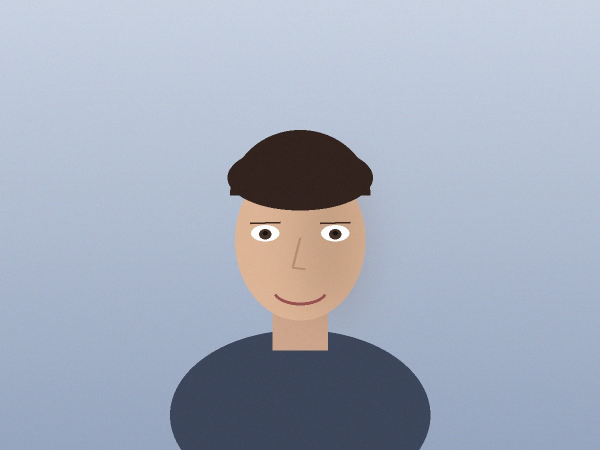
#> input picture data/portrait.jpg, 1200 x 900 px (shown at 1/2 size); its folder holds 4 pictures in this run
$ jupyter execute effects_dev.ipynb
#> lines starting #> are read from the running program, lines starting #| are printed output that depends on the picture
# Effects Dev Notebook

Tuning each of the 5 effects against 4 fixed test images before locking anything
into `src/effects.py`:

- `portrait.jpg` — synthetic face, flat shading, clean edges
- `landscape.jpg` — sunset gradient, layered mountains, water reflection
- `detail.jpg` — brick texture, lots of fine edges
- `face.jpg` — a real photo, to see how each effect behaves on real skin
  texture, lighting and JPEG noise (the synthetic images don't have any noise,
  so this is what actually drives most of the parameter choices below)

Each section below: implement the effect, run a small parameter sweep, look at
the results side by side, and write down why the chosen values won.

[cell 1]
import cv2
import numpy as np
import matplotlib.pyplot as plt
from pathlib import Path

DATA_DIR = Path("../data")

def load(name):
    img = cv2.imread(str(DATA_DIR / name))
    if img is None:
        raise FileNotFoundError(f"Couldn't find {name} in {DATA_DIR} - drop it in there first.")
    return img

def bgr2rgb(img):
    return cv2.cvtColor(img, cv2.COLOR_BGR2RGB)

TEST_IMAGES = ["portrait.jpg", "landscape.jpg", "detail.jpg", "face.jpg"]

def show_row(images, titles, figsize_per=3.2):
    n = len(images)
    fig, axes = plt.subplots(1, n, figsize=(figsize_per * n, figsize_per))
    if n == 1:
        axes = [axes]
    for ax, img, title in zip(axes, images, titles):
        ax.imshow(bgr2rgb(img) if img.ndim == 3 else img, cmap=None if img.ndim == 3 else "gray")
        ax.set_title(title, fontsize=10)
        ax.axis("off")
    plt.tight_layout()
    plt.show()

def show_grid(rows_of_images, row_labels, col_labels, figsize_per=3.0):
    n_rows = len(rows_of_images)
    n_cols = len(rows_of_images[0])
    fig, axes = plt.subplots(n_rows, n_cols, figsize=(figsize_per * n_cols, figsize_per * n_rows))
    if n_rows == 1:
        axes = [axes]
    for r in range(n_rows):
        for c in range(n_cols):
            ax = axes[r][c] if n_rows > 1 else axes[c]
            img = rows_of_images[r][c]
            ax.imshow(bgr2rgb(img) if img.ndim == 3 else img, cmap=None if img.ndim == 3 else "gray")
            if r == 0:
                ax.set_title(col_labels[c], fontsize=10)
            if c == 0:
                ax.set_ylabel(row_labels[r], fontsize=10)
            ax.set_xticks([]); ax.set_yticks([])
    plt.tight_layout()
    plt.show()

[cell 2]
images = {name: load(name) for name in TEST_IMAGES}
#> in load, img is the input picture: shape (900, 1200, 3); mean B, G, R 188.2, 171.9, 163.4
#> call 2 of load, with name = 'landscape.jpg'
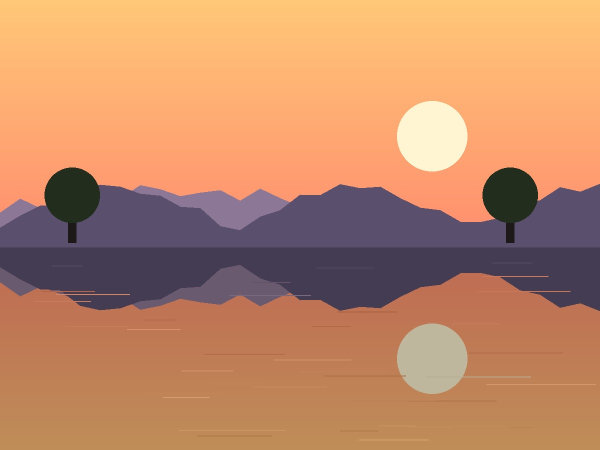
#> input picture data/landscape.jpg, 1200 x 900 px (shown at 1/2 size)
#> in load, img is the input picture: shape (900, 1200, 3); mean B, G, R 102.9, 136.9, 192.2
#> call 3 of load, with name = 'detail.jpg'
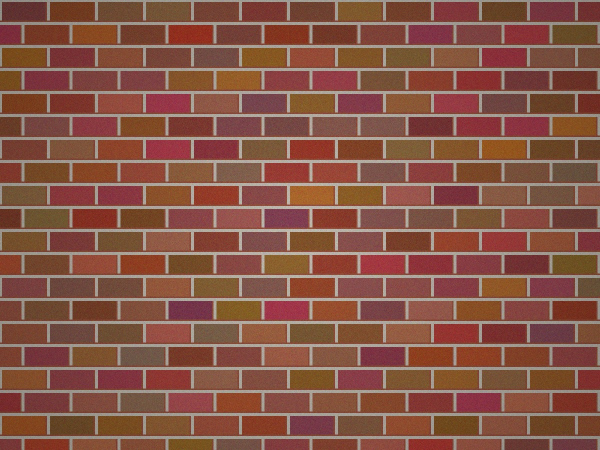
#> input picture data/detail.jpg, 1200 x 900 px (shown at 1/2 size)
#> in load, img is the input picture: shape (900, 1200, 3); mean B, G, R 70.4, 85.5, 134.3
#> call 4 of load, with name = 'face.jpg'
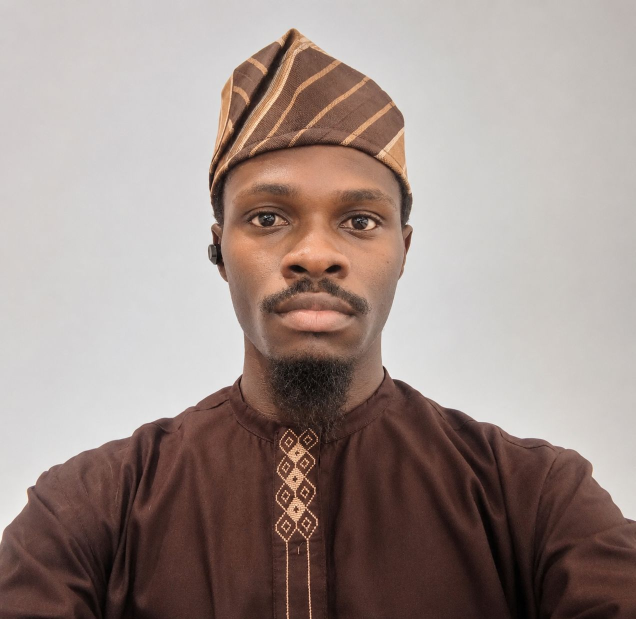
#> input picture data/face.jpg, 1271 x 1238 px (shown at 1/2 size)
#> in load, img is the input picture: shape (1238, 1271, 3); mean B, G, R 137.8, 143.1, 158.6
#> images = 4 items
show_row(list(images.values()), list(images.keys()))
#> in show_row, `n = len(images)`: n = 4
#> the loop in show_row, `for ax, img, title in zip(axes, images, titles):` made 4 passes
#> title on passes 1 to 4: 'portrait.jpg', 'landscape.jpg', 'detail.jpg', 'face.jpg'
#> in show_row, `plt.show()`:
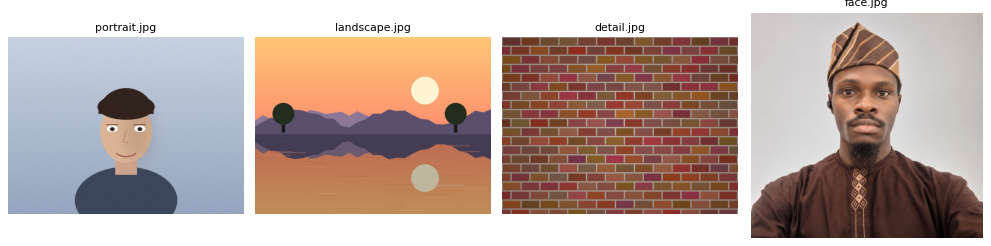
#> figure drawn by matplotlib, 4 panels

## 1. Grayscale

The trivial version is just `cv2.cvtColor(img, cv2.COLOR_BGR2GRAY)`. The
question is whether plain grayscale is good enough, or whether a contrast
boost is worth adding.

Plain grayscale just maps each pixel's RGB to luminance. On a well-lit, high
contrast image this is fine. On a photo with dark skin tones and dark
clothing against a light background (like `face.jpg`), most of the subject
compresses into a narrow dark band and detail gets crushed.

`cv2.createCLAHE` (Contrast Limited Adaptive Histogram Equalization) fixes
this by equalizing contrast in local tiles rather than globally, so it
brightens detail in dark regions without blowing out the already-bright
background. `clipLimit` caps how aggressively it can boost contrast in any
one tile (prevents noise amplification), `tileGridSize` controls how local
the adaptation is (8x8 is a good default - small enough to adapt per-region,
large enough to stay stable).

[cell 3]
def grayscale_plain(img):
    gray = cv2.cvtColor(img, cv2.COLOR_BGR2GRAY)
    return cv2.cvtColor(gray, cv2.COLOR_GRAY2BGR)

def grayscale(img, clip_limit=2.0, tile=8):
    gray = cv2.cvtColor(img, cv2.COLOR_BGR2GRAY)
    clahe = cv2.createCLAHE(clipLimit=clip_limit, tileGridSize=(tile, tile))
    gray = clahe.apply(gray)
    return cv2.cvtColor(gray, cv2.COLOR_GRAY2BGR)

rows = [
    [grayscale_plain(images[n]) for n in TEST_IMAGES],
    [grayscale(images[n]) for n in TEST_IMAGES],
]
#> call 3 of grayscale, with clip_limit = 2, tile = 8
#> in grayscale (call 3), `gray = clahe.apply(gray)`:
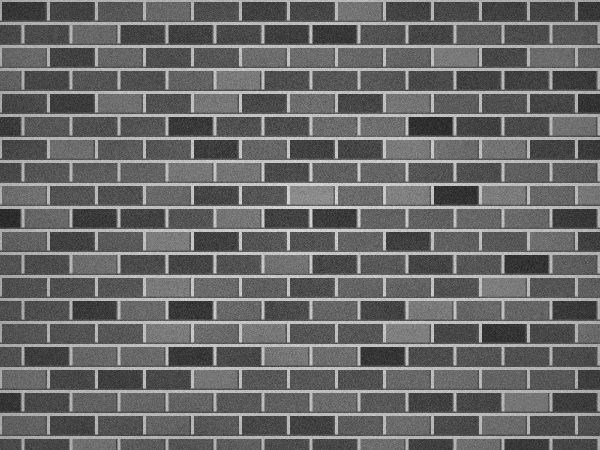
#> gray: shape (900, 1200) (shown at 1/2 size); min 21, max 234, mean 104.3
#> call 4 of grayscale, with clip_limit = 2, tile = 8
#> in grayscale (call 4), `gray = clahe.apply(gray)`:
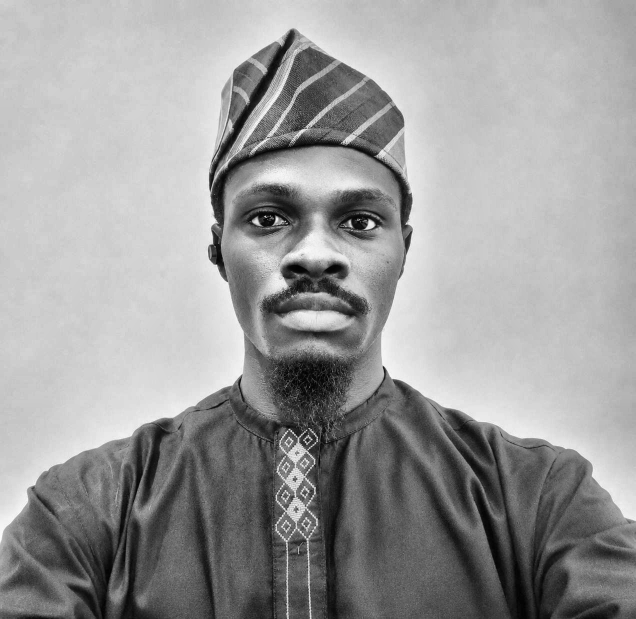
#> gray: shape (1238, 1271) (shown at 1/2 size); min 0, max 252, mean 155.1
show_grid(rows, row_labels=["plain", "CLAHE"], col_labels=TEST_IMAGES)
#> in show_grid, `n_rows = len(rows_of_images)`: n_rows = 2
#> in show_grid, `n_cols = len(rows_of_images[0])`: n_cols = 4

**Decision: CLAHE grayscale, `clip_limit=2.0`, `tile=8x8`.**

Side by side, plain grayscale on `face.jpg` loses almost all detail in the
dark shirt and the shaded side of the face. CLAHE recovers that detail (you
can see fabric folds and beard texture that plain grayscale just turns into a
flat dark blob), and on the already-bright `landscape.jpg` the difference is
minor, so there's no real downside to using it everywhere.

## 2. Pencil sketch

`cv2.pencilSketch` (from `opencv-contrib-python`) does edge-preserving
smoothing plus a detail-enhancing blend to fake a graphite look. It returns
both a grayscale and a color sketch - using the grayscale one here.

Parameters:
- `sigma_s` (0-200): spatial scale of the smoothing. Higher = strokes react
  to larger regions, "wider pencil".
  - `sigma_r` (0-1): range/edge sensitivity. Lower = only strong edges get
  drawn as lines, more of the image stays flat white. Higher = more tonal
  detail gets rendered as shading.
- `shade_factor` (0-0.1ish): overall darkness of the shading blend.

The first pass (default-ish values) looked fine on the synthetic images but
was full of speckled dot-noise on `face.jpg` — real photos have sensor noise
that `pencilSketch` was treating as texture to draw. Adding a small Gaussian
blur *before* the sketch call (kernel size 3) fixed this without softening
real edges away.

[cell 4]
def pencil_sketch(img, sigma_s=40, sigma_r=0.15, shade_factor=0.02, pre_blur=3):
    if pre_blur:
        img = cv2.GaussianBlur(img, (pre_blur, pre_blur), 0)
    gray_sketch, _color_sketch = cv2.pencilSketch(img, sigma_s=sigma_s, sigma_r=sigma_r, shade_factor=shade_factor)
    return cv2.cvtColor(gray_sketch, cv2.COLOR_GRAY2BGR)

configs = {
    "no pre-blur (noisy)": dict(sigma_s=40, sigma_r=0.15, shade_factor=0.02, pre_blur=0),
    "chosen (pre_blur=3)": dict(sigma_s=40, sigma_r=0.15, shade_factor=0.02, pre_blur=3),
    "wider / lighter": dict(sigma_s=50, sigma_r=0.25, shade_factor=0.025, pre_blur=3),
}

rows = [[pencil_sketch(images[n], **params) for n in TEST_IMAGES] for params in configs.values()]
#> call 2 of pencil_sketch, with sigma_s = 40, sigma_r = 0.15, shade_factor = 0.02, pre_blur = 0
#> in pencil_sketch (call 2), `gray_sketch, _color_sketch = cv2.pencilSketch(img, sigma_s=sigma_s, si..`:
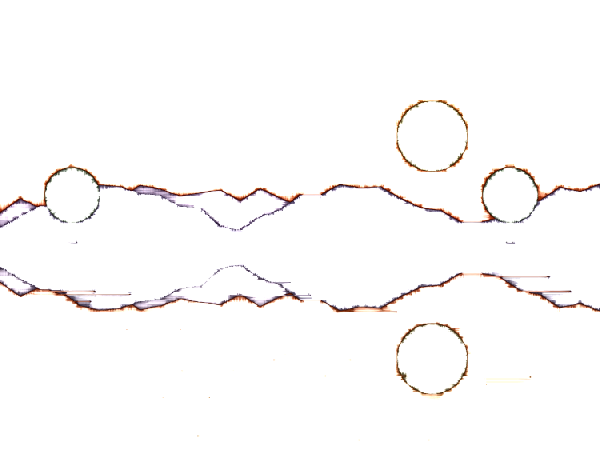
#> _color_sketch: shape (900, 1200, 3) (shown at 1/2 size); mean B, G, R 250.3, 250.6, 251.8
#> call 3 of pencil_sketch, with sigma_s = 40, sigma_r = 0.15, shade_factor = 0.02, pre_blur = 0
#> in pencil_sketch (call 3), `gray_sketch, _color_sketch = cv2.pencilSketch(img, sigma_s=sigma_s, si..`:
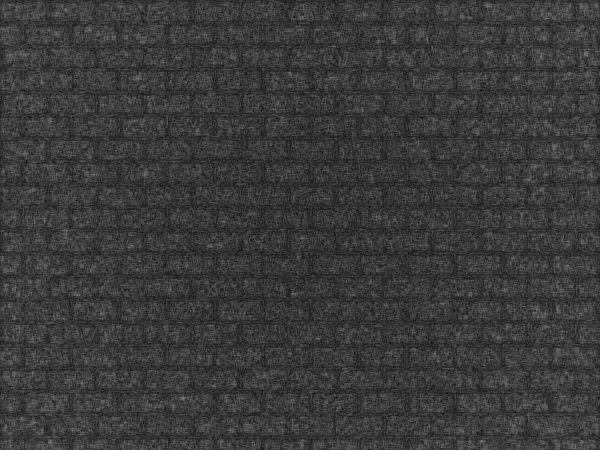
#> gray_sketch: shape (900, 1200) (shown at 1/2 size); min 10, max 148, mean 58.2
#> in pencil_sketch (call 3), `gray_sketch, _color_sketch = cv2.pencilSketch(img, sigma_s=sigma_s, si..`:
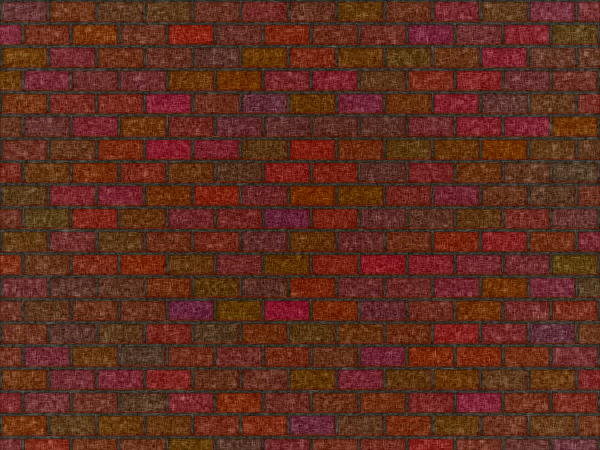
#> _color_sketch: shape (900, 1200, 3) (shown at 1/2 size); mean B, G, R 31, 45.4, 94.2
#> call 4 of pencil_sketch, with sigma_s = 40, sigma_r = 0.15, shade_factor = 0.02, pre_blur = 0
#> in pencil_sketch (call 4), `gray_sketch, _color_sketch = cv2.pencilSketch(img, sigma_s=sigma_s, si..`:
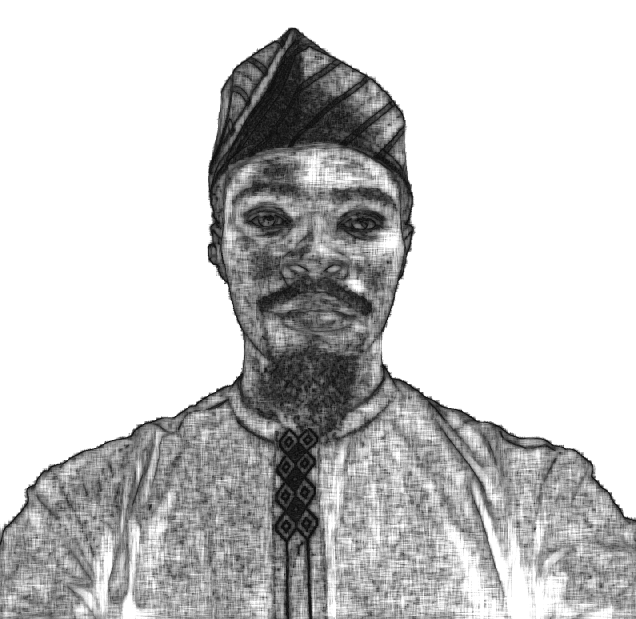
#> gray_sketch: shape (1238, 1271) (shown at 1/2 size); min 10, max 255, mean 200
#> (the rest of the program and of its run is left out)
